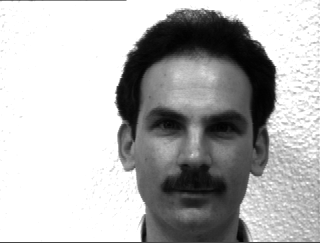
#> input picture database/2_5_.gif, 320 x 243 px
$ python eigenfaces.py   (Python 2 division)
#> lines starting #> are read from the running program, lines starting #| are printed output that depends on the picture
### face.py
"""Face."""

from PIL import Image, ImageFilter
import numpy as np
import os


class Face(object):

    """Face from database."""

    def __init__(self, path=None):
        """Construct Face."""
        self.path = path
        original = Image.open(path)
        original = original.resize(
            (106, 81)
        )
        self.img = self.face(original)

        filename = os.path.basename(path)
        try:
            self.id = int(filename.split('_')[0])
            self.sub_id = int(filename.split('_')[1])
        except ValueError:
            self.id = None
            self.sub_id = None

    def __str__(self):
        """Return string representation of Face."""
        return "{img.id:3} {img.sub_id}".format(img=self)

    @staticmethod
    def edges(img):
        """Find edges of image."""
        smooth = img.filter(ImageFilter.BLUR)
        edges = smooth.filter(ImageFilter.FIND_EDGES)
        blur = edges.filter(ImageFilter.BLUR)
        return blur

    @property
    def size(self):
        """Return size of image in (x, y)."""
        return self.img.size

    @property
    def vector(self):
        """Return column vector of image intensities."""
        size = self.size
        matrix = []
        for row in range(size[0]):
            for col in range(size[1]):
                a = self.img.getpixel((row, col))
                matrix.append(a)

        matrix = np.matrix(matrix).reshape((size[0] * size[1], 1))
        return matrix

    @vector.setter
    def vector(self, value):
        """Modify face."""
        size = self.size
        value = value.reshape(size)
        for y in range(size[1]):
            for x in range(size[0]):
                self.img.putpixel((x, y), value[x, y])

    def face(self, img):
        """Return face."""
        edges = Face.edges(img)
        leftside_face = self._get_left_median(edges)
        rightside_face = self._get_right_median(edges)

        face_center = (leftside_face + rightside_face) / 2
        top = int(img.size[1] / 5)
        bottom = int(6 * img.size[1] / 7)
        left_edge_crop = int(face_center - img.size[0] * 0.25)
        right_edge_crop = int(face_center + img.size[0] * 0.25)

        return img.crop(
            [left_edge_crop, top, right_edge_crop, bottom]
        )

    def _get_left_median(self, img):
        """Return the mean of the left side of the image."""
        width = img.size[0]
        height = img.size[1]

        left_most_points = []
        for y in range(int(height / 5), int(6 * height / 7)):
            row = [
                (img.getpixel((x, y)), x)
                for x in range(10, width / 2)
            ]
            sorted_row = sorted(row)

            left_most_points.append(sorted_row[-1][1])

        return int(np.median(left_most_points))

    def _get_right_median(self, img):
        """Return the mean of the right side of the image."""
        width = img.size[0]
        height = img.size[1]

        right_most_points = []
        for y in range(int(height / 5), int(6 * height / 7)):
            row = [
                (img.getpixel((x, y)), x)
                for x in range(width - 10, width / 2, -1)
            ]
            sorted_row = sorted(row)

            right_most_points.append(sorted_row[-1][1])

        return int(np.median(right_most_points))


def get_faces_by_id(id_name=None):
    """Get images."""
    faces = []
    id_name = "{id}_".format(id=id_name) if id_name else ''
    for root, directories, filenames in os.walk('database'):
        for filename in filenames:
            if (filename.startswith(id_name) and '_' in filename
                    and not 'DS' in filename):
                path = os.path.join(root, filename)
                faces.append(Face(path))

    return faces


# [6 lines that do not run on import are left out]

### eigenfaces.py
#!/usr/bin/env python

import sys
import numpy as np
from face import Face, get_faces_by_id

debug = False


class EigenFaces(object):

    """EigenFaces."""

    def __init__(self, faces):
        """Construct EigenFaces object."""
        hangman = faces[0].vector

        for face in faces[1:]:
            hangman = np.hstack((hangman, face.vector))

        self.average = np.divide(hangman.sum(axis=1), float(len(faces)))

        # [36 lines of commented-out code are left out]

    # [7 lines left out: function weightvector, not called in this run]

    def distance(self, vector):
        """Return Eucledian distance to average weight vector."""
        return np.linalg.norm(np.subtract(vector, self.average_weight))

    # [7 lines left out: function similarity, not called in this run]

    def similarity_the_dumb_way(self, face):
        """Return similarity to a face the dumb way."""
        lolface = Face('database/1_2_.gif')
        lolface.vector = face.vector - self.average
        if debug:
            lolface.img.show()
        return np.linalg.norm(lolface.vector)

    # [12 lines left out: function average_weightvector, not called in this run]


def get_id_the_dumb_way(face):
    """Return ID the dumb way."""
    similarities = []
    for i in range(1, 16):
        eigenfaces = EigenFaces(get_faces_by_id(i))
        similarities.append(
            (i, eigenfaces.similarity_the_dumb_way(face))
        )

    return sorted(similarities, key=lambda x: x[1])[0]


# [16 lines left out: function test_id_the_dumb_way, not called in this run]


if __name__ == '__main__':
    path = sys.argv[1] if len(sys.argv) == 2 else 'database/2_5_.gif'
    face = Face(path)
#> in __init__, original is the input picture: PIL image 320x243 L; min 2, max 255, mean 179.5
#> in edges, `blur = edges.filter(ImageFilter.BLUR)`:
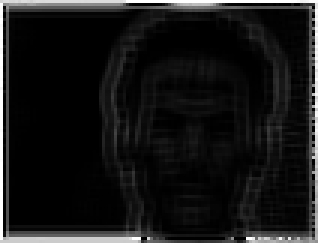
#> blur: PIL image 106x81 L (shown 3 times larger); min 0, max 255, mean 22.9
#> after the loop in _get_left_median, `for y in range(int(height / 5), int(6 * height / 7)):`: left_most_points = 53 values, max 47 at index 52, min 37 at index 13, mean 40.04
#> in face, `leftside_face = self._get_left_median(edges)`: leftside_face = 38
#> after the loop in _get_right_median, `for y in range(int(height / 5), int(6 * height / 7)):`: right_most_points = 53 values, max 95 at index 6, min 80 at index 52, mean 88.98
#> in face, `rightside_face = self._get_right_median(edges)`: rightside_face = 89
#> in face, `face_center = (leftside_face + rightside_face) / 2`: face_center = 63
#> in face, `left_edge_crop = int(face_center - img.size[0] * 0.25)`: left_edge_crop = 36
#> in face, `right_edge_crop = int(face_center + img.size[0] * 0.25)`: right_edge_crop = 89
#> in face, `return img.crop( [left_edge_crop, top, right_edge_crop, bottom] )`:
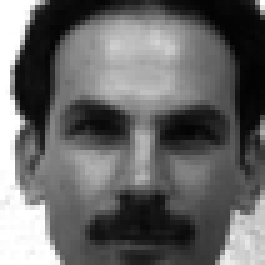
#> returned value: PIL image 53x53 L (shown 5 times larger); min 3, max 255, mean 103.8
    print get_id_the_dumb_way(face)
#> the loop in get_faces_by_id, `for filename in filenames:` made 5 passes
#> after the loop in vector, `for row in range(size[0]):`: matrix = 2809 values, max 255 at index 25, min 11 at index 288, mean 137.5
#> in vector, `matrix = np.matrix(matrix).reshape((size[0] * size[1], 1))`: matrix = 2809 rows, first 8: [207], [169], [132], [120], [113], [108], [92], [80]
#> in __init__, `hangman = faces[0].vector`: hangman has the same summary as matrix in vector
#> in __init__, `self.average = np.divide(hangman.sum(axis=1), float(len(faces)))`: self.average has the same summary as matrix in vector
#> call 3 of __init__, with path = 'database/1_2_.gif'
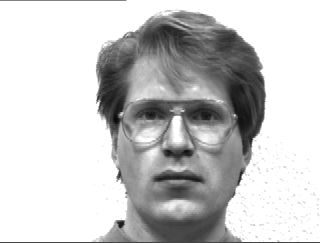
#> input picture database/1_2_.gif, 320 x 243 px
#> in __init__, original is the input picture: PIL image 320x243 L; min 8, max 255, mean 200.7
#> in edges (call 3), `smooth = img.filter(ImageFilter.BLUR)`:
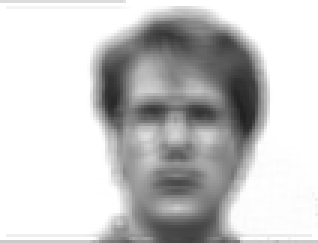
#> smooth: PIL image 106x81 L (shown 3 times larger); min 33, max 255, mean 200.6
#> in edges (call 3), `blur = edges.filter(ImageFilter.BLUR)`:
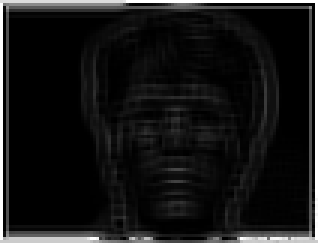
#> blur: PIL image 106x81 L (shown 3 times larger); min 0, max 255, mean 22.6
#> in face (call 3), `return img.crop( [left_edge_crop, top, right_edge_crop, bottom] )`:
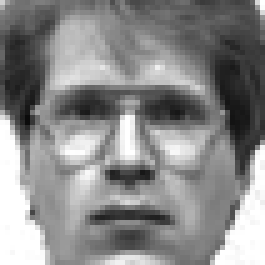
#> returned value: PIL image 53x53 L (shown 5 times larger); min 11, max 255, mean 137.5
#> in vector (call 2), `matrix = np.matrix(matrix).reshape((size[0] * size[1], 1))`: matrix = 2809 rows, first 8: [255], [255], [255], [255], [255], [255], [255], [255]
#> in vector, `size = self.size`: size = (53, 53)
#> in vector, `value = value.reshape(size)`:
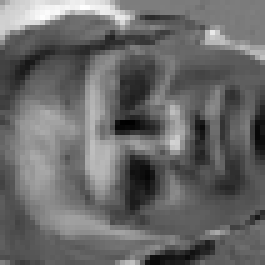
#> value: shape (53, 53) float64 (shown 5 times larger); min -213, max 221, mean -33.8; drawn with min black and max white
#> (the run stopped early here; a loop or call above may not have finished)
